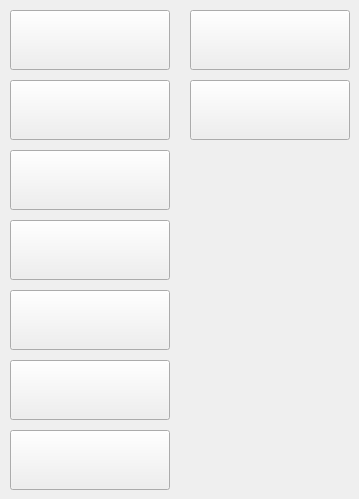
   <widget class="QWidget" name="tab_nubiles">
    <attribute name="title">
     <string>Nubiles + Co</string>
    </attribute>
    <widget class="QPushButton" name="Btn_NubilesFilms">
     <property name="geometry">
      <rect>
       <x>10</x>
       <y>10</y>
       <width>160</width>
       <height>60</height>
      </rect>
     </property>
     <property name="font">
      <font>
       <pointsize>18</pointsize>
      </font>
     </property>
     <property name="whatsThis">
      <string>NubilesFilms</string>
     </property>
     <property name="styleSheet">
      <string notr="true">background-image: url(:/gui/resource_collection_files/Logos/studios/NubilesFilms/NubilesFilms_160x60.png)</string>
     </property>
     <property name="text">
      <string/>
     </property>
    </widget>
    <widget class="QPushButton" name="Btn_NubilesPorn">
     <property name="geometry">
      <rect>
       <x>10</x>
       <y>80</y>
       <width>160</width>
       <height>60</height>
      </rect>
     </property>
     <property name="font">
      <font>
       <pointsize>18</pointsize>
      </font>
     </property>
     <property name="whatsThis">
      <string>NubilesPorn</string>
     </property>
     <property name="styleSheet">
      <string notr="true">background-image: url(:/gui/resource_collection_files/Logos/studios/NubilesPorn/NubilesPorn_160x60.png)
</string>
     </property>
     <property name="text">
      <string/>
     </property>
    </widget>
    <widget class="QPushButton" name="Btn_BadTeensPunished">
     <property name="geometry">
      <rect>
       <x>10</x>
       <y>150</y>
       <width>160</width>
       <height>60</height>
      </rect>
     </property>
     <property name="font">
      <font>
       <pointsize>18</pointsize>
      </font>
     </property>
     <property name="whatsThis">
      <string>BadTeensPunished</string>
     </property>
     <property name="styleSheet">
      <string notr="true">background-image: url(:/gui/resource_collection_files/Logos/studios/BadPunishedTeens/BadPunishedTeens_160x60.png);

</string>
     </property>
     <property name="text">
      <string/>
     </property>
    </widget>
    <widget class="QPushButton" name="Btn_PetiteHDPorn">
     <property name="geometry">
      <rect>
       <x>10</x>
       <y>220</y>
       <width>160</width>
       <height>60</height>
      </rect>
     </property>
     <property name="font">
      <font>
       <pointsize>18</pointsize>
      </font>
     </property>
     <property name="whatsThis">
      <string>PetiteHDPorn</string>
     </property>
     <property name="styleSheet">
      <string notr="true">background-image: url(:/gui/resource_collection_files/Logos/studios/PetiteHDPorn/PetiteHDPorn_160x60.png);

</string>
     </property>
     <property name="text">
      <string/>
     </property>
    </widget>
    <widget class="QPushButton" name="Btn_MomsTeachSex">
     <property name="geometry">
      <rect>
       <x>10</x>
       <y>290</y>
       <width>160</width>
       <height>60</height>
      </rect>
     </property>
     <property name="font">
      <font>
       <pointsize>18</pointsize>
      </font>
     </property>
     <property name="whatsThis">
      <string>MomsTeachSex</string>
     </property>
     <property name="styleSheet">
      <string notr="true">background-image: url(:/gui/resource_collection_files/Logos/studios/MomsTeachSex/MomsTeachSex_160x60.png);</string>
     </property>
     <property name="text">
      <string/>
     </property>
    </widget>
    <widget class="QPushButton" name="Btn_myFamilyPies">
     <property name="geometry">
      <rect>
       <x>10</x>
       <y>360</y>
       <width>160</width>
       <height>60</height>
      </rect>
     </property>
     <property name="font">
      <font>
       <pointsize>18</pointsize>
      </font>
     </property>
     <property name="whatsThis">
      <string>myFamilyPies</string>
     </property>
     <property name="styleSheet">
      <string notr="true">background-image: url(:/gui/resource_collection_files/Logos/studios/MyFamilyPies/MyFamilyPies_160x60.png);
</string>
     </property>
     <property name="text">
      <string/>
     </property>
    </widget>
    <widget class="QPushButton" name="Btn_PrincessCUM">
     <property name="geometry">
      <rect>
       <x>10</x>
       <y>430</y>
       <width>160</width>
       <height>60</height>
      </rect>
     </property>
     <property name="font">
      <font>
       <pointsize>18</pointsize>
      </font>
     </property>
     <property name="whatsThis">
      <string>PrincessCUM</string>
     </property>
     <property name="styleSheet">
      <string notr="true">background-image: url(:/gui/resource_collection_files/Logos/studios/PrincessCUM/PrincessCUM_160x60.png);

</string>
     </property>
     <property name="text">
      <string/>
     </property>
    </widget>
    <widget class="QPushButton" name="Btn_StepSiblingsCaught">
     <property name="geometry">
      <rect>
       <x>190</x>
       <y>10</y>
       <width>160</width>
       <height>60</height>
      </rect>
     </property>
     <property name="font">
      <font>
       <pointsize>18</pointsize>
      </font>
     </property>
     <property name="whatsThis">
      <string>StepSiblingsCaught</string>
     </property>
     <property name="styleSheet">
      <string notr="true">background-image: url(:/gui/resource_collection_files/Logos/studios/StepSiblingCaught/StepSiblingCaught_160x60.png);

</string>
     </property>
     <property name="text">
      <string/>
     </property>
    </widget>
    <widget class="QPushButton" name="Btn_TeacherFucksTeens">
     <property name="geometry">
      <rect>
       <x>190</x>
       <y>80</y>
       <width>160</width>
       <height>60</height>
      </rect>
     </property>
     <property name="font">
      <font>
       <pointsize>18</pointsize>
      </font>
     </property>
     <property name="whatsThis">
      <string>TeacherFucksTeens</string>
     </property>
     <property name="styleSheet">
      <string notr="true">background-image: url(:/gui/resource_collection_files/Logos/studios/TeacherFucksTeens/TeacherFucksTeens_160x60.png);
</string>
     </property>
     <property name="text">
      <string/>
     </property>
    </widget>
   </widget>
